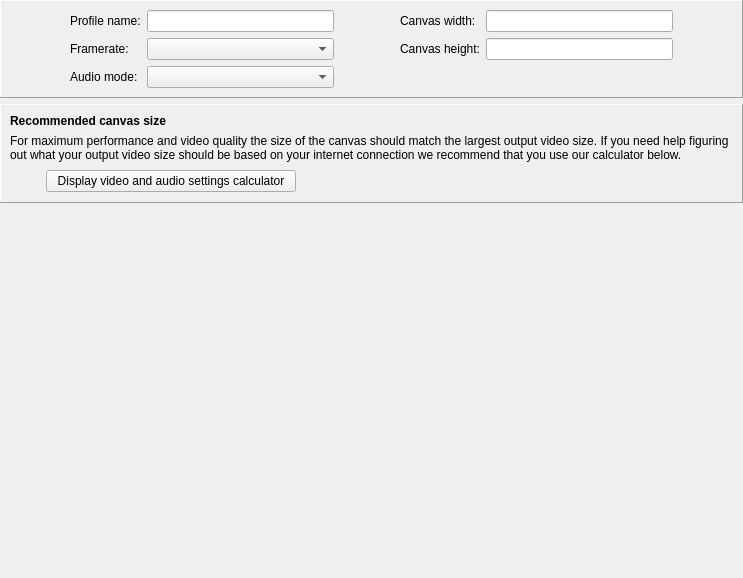
<?xml version="1.0" encoding="UTF-8"?>
<ui version="4.0">
 <class>EditProfilePage</class>
 <widget class="QWidget" name="EditProfilePage">
  <property name="geometry">
   <rect>
    <x>0</x>
    <y>0</y>
    <width>743</width>
    <height>578</height>
   </rect>
  </property>
  <property name="windowTitle">
   <string>Form</string>
  </property>
  <layout class="QVBoxLayout" name="verticalLayout">
   <property name="leftMargin">
    <number>0</number>
   </property>
   <property name="topMargin">
    <number>0</number>
   </property>
   <property name="rightMargin">
    <number>0</number>
   </property>
   <property name="bottomMargin">
    <number>0</number>
   </property>
   <item>
    <widget class="StyledFrame" name="frame">
     <property name="frameShape">
      <enum>QFrame::Panel</enum>
     </property>
     <property name="frameShadow">
      <enum>QFrame::Raised</enum>
     </property>
     <layout class="QGridLayout" name="gridLayout">
      <item row="0" column="2">
       <widget class="QLineEdit" name="nameEdit"/>
      </item>
      <item row="0" column="3">
       <spacer name="horizontalSpacer_3">
        <property name="orientation">
         <enum>Qt::Horizontal</enum>
        </property>
        <property name="sizeType">
         <enum>QSizePolicy::Fixed</enum>
        </property>
        <property name="sizeHint" stdset="0">
         <size>
          <width>60</width>
          <height>20</height>
         </size>
        </property>
       </spacer>
      </item>
      <item row="0" column="5">
       <widget class="UnitLineEdit" name="widthEdit"/>
      </item>
      <item row="1" column="4">
       <widget class="QLabel" name="heightLbl">
        <property name="text">
         <string>Canvas height:</string>
        </property>
        <property name="buddy">
         <cstring>heightEdit</cstring>
        </property>
       </widget>
      </item>
      <item row="0" column="6">
       <spacer name="horizontalSpacer_2">
        <property name="orientation">
         <enum>Qt::Horizontal</enum>
        </property>
        <property name="sizeType">
         <enum>QSizePolicy::Fixed</enum>
        </property>
        <property name="sizeHint" stdset="0">
         <size>
          <width>60</width>
          <height>20</height>
         </size>
        </property>
       </spacer>
      </item>
      <item row="0" column="0">
       <spacer name="horizontalSpacer">
        <property name="orientation">
         <enum>Qt::Horizontal</enum>
        </property>
        <property name="sizeType">
         <enum>QSizePolicy::Fixed</enum>
        </property>
        <property name="sizeHint" stdset="0">
         <size>
          <width>60</width>
          <height>20</height>
         </size>
        </property>
       </spacer>
      </item>
      <item row="1" column="5">
       <widget class="UnitLineEdit" name="heightEdit"/>
      </item>
      <item row="0" column="1">
       <widget class="QLabel" name="nameLbl">
        <property name="text">
         <string>Profile name:</string>
        </property>
        <property name="buddy">
         <cstring>nameEdit</cstring>
        </property>
       </widget>
      </item>
      <item row="1" column="1">
       <widget class="QLabel" name="fpsLbl">
        <property name="text">
         <string>Framerate:</string>
        </property>
        <property name="buddy">
         <cstring>fpsCombo</cstring>
        </property>
       </widget>
      </item>
      <item row="1" column="2">
       <widget class="QComboBox" name="fpsCombo"/>
      </item>
      <item row="0" column="4">
       <widget class="QLabel" name="widthLbl">
        <property name="text">
         <string>Canvas width:</string>
        </property>
        <property name="buddy">
         <cstring>widthEdit</cstring>
        </property>
       </widget>
      </item>
      <item row="2" column="2">
       <widget class="QComboBox" name="audioCombo"/>
      </item>
      <item row="2" column="1">
       <widget class="QLabel" name="audioLbl">
        <property name="text">
         <string>Audio mode:</string>
        </property>
        <property name="buddy">
         <cstring>audioCombo</cstring>
        </property>
       </widget>
      </item>
     </layout>
    </widget>
   </item>
   <item>
    <widget class="StyledInfoFrame" name="frame_2">
     <property name="frameShape">
      <enum>QFrame::Panel</enum>
     </property>
     <property name="frameShadow">
      <enum>QFrame::Raised</enum>
     </property>
     <layout class="QGridLayout" name="gridLayout_2">
      <item row="3" column="2">
       <spacer name="horizontalSpacer_5">
        <property name="orientation">
         <enum>Qt::Horizontal</enum>
        </property>
        <property name="sizeHint" stdset="0">
         <size>
          <width>40</width>
          <height>20</height>
         </size>
        </property>
       </spacer>
      </item>
      <item row="3" column="0">
       <spacer name="horizontalSpacer_4">
        <property name="orientation">
         <enum>Qt::Horizontal</enum>
        </property>
        <property name="sizeType">
         <enum>QSizePolicy::Fixed</enum>
        </property>
        <property name="sizeHint" stdset="0">
         <size>
          <width>30</width>
          <height>20</height>
         </size>
        </property>
       </spacer>
      </item>
      <item row="2" column="1">
       <spacer name="verticalSpacer">
        <property name="orientation">
         <enum>Qt::Vertical</enum>
        </property>
        <property name="sizeType">
         <enum>QSizePolicy::Fixed</enum>
        </property>
        <property name="sizeHint" stdset="0">
         <size>
          <width>20</width>
          <height>2</height>
         </size>
        </property>
       </spacer>
      </item>
      <item row="3" column="1">
       <widget class="QPushButton" name="bitrateCalcBtn">
        <property name="minimumSize">
         <size>
          <width>250</width>
          <height>0</height>
         </size>
        </property>
        <property name="text">
         <string>Display video and audio settings calculator</string>
        </property>
       </widget>
      </item>
      <item row="1" column="0" colspan="3">
       <widget class="QLabel" name="label_6">
        <property name="text">
         <string>&lt;html&gt;&lt;head/&gt;&lt;body&gt;&lt;p&gt;For maximum performance and video quality the size of the canvas should match the largest output video size. If you need help figuring out what your output video size should be based on your internet connection we recommend that you use our calculator below.&lt;/p&gt;&lt;/body&gt;&lt;/html&gt;</string>
        </property>
        <property name="wordWrap">
         <bool>true</bool>
        </property>
       </widget>
      </item>
      <item row="0" column="0" colspan="3">
       <widget class="QLabel" name="label_5">
        <property name="font">
         <font>
          <weight>75</weight>
          <bold>true</bold>
         </font>
        </property>
        <property name="text">
         <string>Recommended canvas size</string>
        </property>
       </widget>
      </item>
      <item row="4" column="1">
       <spacer name="verticalSpacer_2">
        <property name="orientation">
         <enum>Qt::Vertical</enum>
        </property>
        <property name="sizeType">
         <enum>QSizePolicy::Fixed</enum>
        </property>
        <property name="sizeHint" stdset="0">
         <size>
          <width>20</width>
          <height>1</height>
         </size>
        </property>
       </spacer>
      </item>
     </layout>
    </widget>
   </item>
   <item>
    <widget class="EmbossWidgetLarge" name="widget" native="true">
     <property name="sizePolicy">
      <sizepolicy hsizetype="Preferred" vsizetype="MinimumExpanding">
       <horstretch>0</horstretch>
       <verstretch>0</verstretch>
      </sizepolicy>
     </property>
    </widget>
   </item>
  </layout>
 </widget>
 <customwidgets>
  <customwidget>
   <class>UnitLineEdit</class>
   <extends>QLineEdit</extends>
   <header>Widgets/unitlineedit.h</header>
  </customwidget>
  <customwidget>
   <class>StyledFrame</class>
   <extends>QFrame</extends>
   <header>Widgets/styledframe.h</header>
   <container>1</container>
  </customwidget>
  <customwidget>
   <class>StyledInfoFrame</class>
   <extends>QFrame</extends>
   <header>Widgets/styledframe.h</header>
   <container>1</container>
  </customwidget>
  <customwidget>
   <class>EmbossWidgetLarge</class>
   <extends>QWidget</extends>
   <header>Widgets/embosswidget.h</header>
   <container>1</container>
  </customwidget>
 </customwidgets>
 <tabstops>
  <tabstop>nameEdit</tabstop>
  <tabstop>fpsCombo</tabstop>
  <tabstop>audioCombo</tabstop>
  <tabstop>widthEdit</tabstop>
  <tabstop>heightEdit</tabstop>
 </tabstops>
 <resources/>
 <connections/>
</ui>
